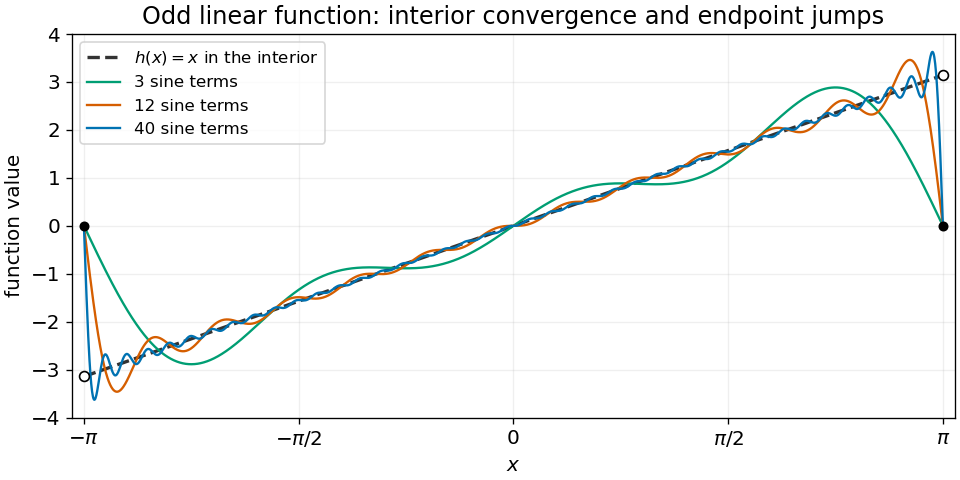

Here is the Python script that generated this plot:
"""Original Fourier partial sums for CP3 September 2014, question 10.

Run from the desired output directory; the PNG basename follows this script.
"""
from pathlib import Path
import matplotlib
matplotlib.use("Agg")
import matplotlib.pyplot as plt
import numpy as np


def main():
    plt.rcParams.update({"font.size": 12, "figure.facecolor": "white", "axes.facecolor": "white"})
    fig, ax = plt.subplots(figsize=(8, 4), layout="constrained")
    x = np.linspace(-np.pi, np.pi, 2001)
    ax.plot(x, x, color="0.2", linestyle="--", linewidth=2, label=r"$h(x)=x$ in the interior")
    for count, color in [(3, "#009E73"), (12, "#D55E00"), (40, "#0072B2")]:
        n = np.arange(1, count + 1)[:, None]
        partial = 2 * np.sum((-1.0) ** (n + 1) * np.sin(n * x[None, :]) / n, axis=0)
        ax.plot(x, partial, color=color, linewidth=1.4, label=f"{count} sine terms")
    ax.scatter([-np.pi, np.pi], [0, 0], color="black", s=25, zorder=5)
    ax.scatter([-np.pi, np.pi], [-np.pi, np.pi], facecolor="white", edgecolor="black", s=35, zorder=5)
    ax.set(xlabel=r"$x$", ylabel="function value", xlim=(-3.23, 3.23), ylim=(-4, 4),
           title="Odd linear function: interior convergence and endpoint jumps")
    ax.set_xticks([-np.pi, -np.pi / 2, 0, np.pi / 2, np.pi],
                  [r"$-\pi$", r"$-\pi/2$", "0", r"$\pi/2$", r"$\pi$"])
    ax.legend(loc="upper left", fontsize=10)
    ax.grid(alpha=0.2)
    fig.savefig(Path.cwd() / Path(__file__).with_suffix(".png").name, dpi=120, facecolor="white")
    plt.close(fig)


if __name__ == "__main__":
    main()
